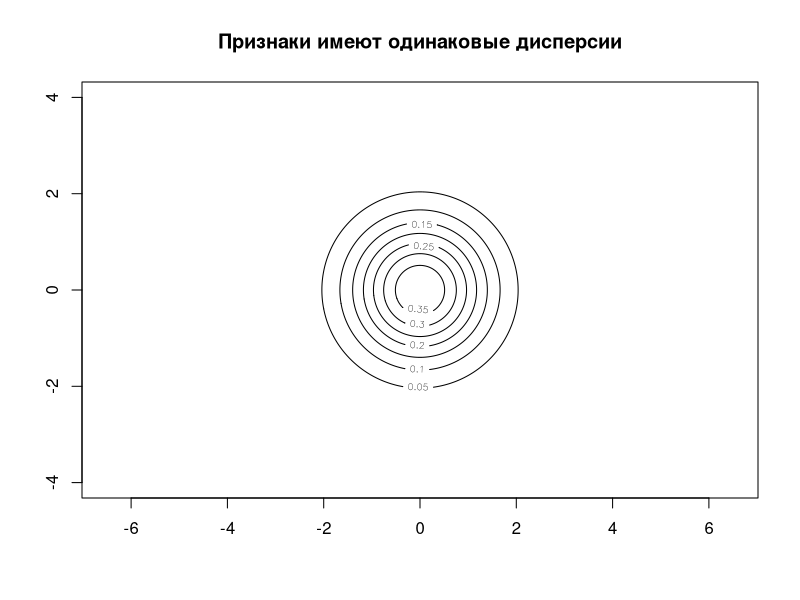

Write R code to recreate this figure.

lines_draw = function(mu, cov,  title) {  
  det = det(cov)
  a = cov[1,1]
  b = cov[1,2]
  c = cov[2,1]
  d = cov[2,2]
  mu1 = mu[1]
  mu2 = mu[2]
  A = d/det
  B = (-b-c)/det
  C = a/det
  D = (-2*d*mu1 + b*mu2 + c*mu2)/det
  E = (b*mu1 + c*mu1 - 2*a*mu2)/det
  f = (d*mu1*mu1-b*mu1*mu2-c*mu1*mu2+a*mu2*mu2)/det
  
  x = y = seq(-4, 4, 0.04 )
  
  z = outer(x, y, function(x, y) 1/sqrt(2*pi*d) * exp(-1/2 * (A*x*x+B*y*x+C*y*y+D*x+E*y+f)))
  
  
  contour(x, y, z, levels=seq(0,1,0.05), main=title, drawlabels=T, asp=1)
  
}


lines_draw(c(0,0), matrix(c(1,0,0,1), nrow=2, ncol=2),  title="Признаки имеют одинаковые дисперсии")
#lines_draw(c(0,0), matrix(c(1,1,0,1), nrow=2, ncol=2),  title="Признаки коррелированы")
#lines_draw(c(0,0), matrix(c(3,0,0,1), nrow=2, ncol=2),  title="Признаки некоррелированы")
